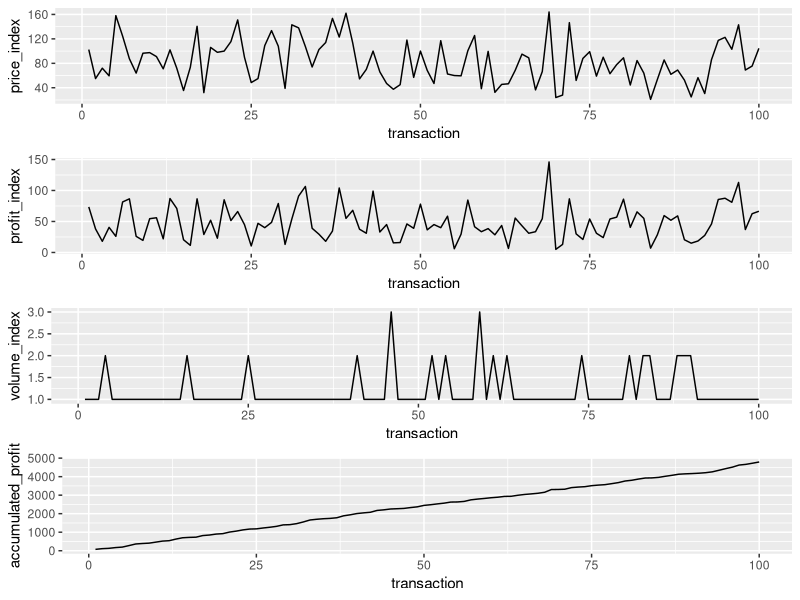
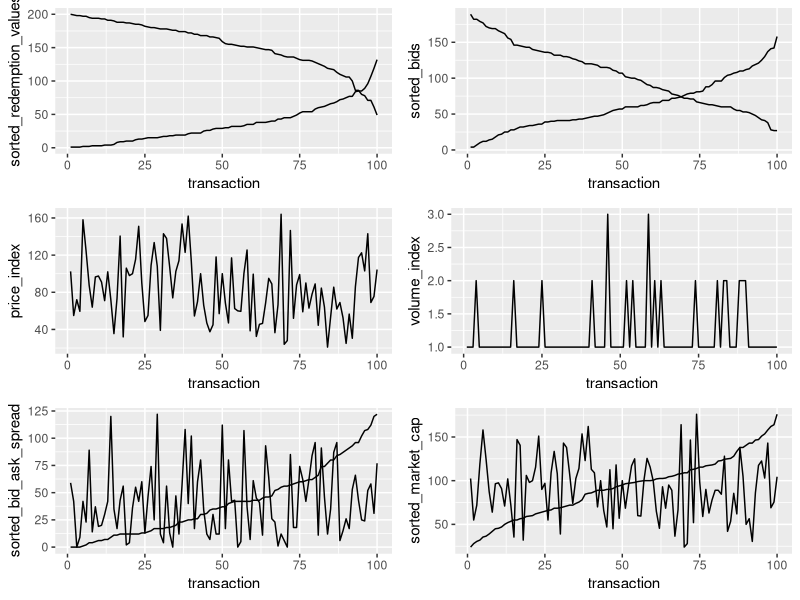

Recreate these plots in R, in order.
## Synchronized DOUBLE AUCTION
# ZI_Constrained
# Changing volume Orders 

library(dplyr)
library(tidyverse)
library(ggplot2)
library(gridExtra)

rm(list = ls())
initializiation <- function(){
  transaction <<- c()
  price_index <<- c()
  profit <<- c()
  profit_index <<- c()
  profit_margin <<- c()
  costs <<- c()
  volume_index <<- c()
  price <<- c()
  total_rounds <<- c()
  keep_money <<- c()
  money_saved_index <<- c()
  payoffs_buyer <<- c()
  redemption_value_index <<- c()
  cost_index <<- c()
  market_capitalization_index_index <<- c()
  value_per_unit_index <<- c()
  accumulated_profit <<- c()
  price <<- c() 
  transaction <<- c()
  asks <<- c()
  bids <<- c()
  q_bid <<- c()
  value_by_bot <<- c()
  bid_ask_spread <<- c()
  asks <<- c()
  bids <<- c()
  sorted_bid_ask_spread <<-c()
  q_bid_accepted <<- c()
  q_ask_accepted <<- c()
  market_capitalization <<- c()
  market_capitalization_index <<- c()
}
initializiation() 




#volume_bid <<- sample(1:4, size = 1, replace = TRUE)
#public_fundamental_value <- sample(0:1000, size = 1, replace = TRUE)

ZI_C_Buyer <- function(){
  upper_limit <- 200
  lower_limit <- 1
  redemption_value_i <<- sample(lower_limit:upper_limit, size = 1, replace = TRUE)
  bid_i <<- sample(lower_limit:redemption_value_i, size = 1, replace = TRUE) # how much for one volume
  volume <<- sample(1:50, size = 1, replace = TRUE)
  if(bid_i*volume <= redemption_value_i){
    q_bid_i <<- volume
    bid_i <<- bid_i
    print(q_bid_i)
    print(bid_i)
    print(redemption_value_i)
  } else {
    ZI_C_Buyer()
}
}
ZI_C_Buyer() 

ORDER_BOOK_BID <- function(){
  bid_by_bot <<- c()
  value_by_bot <<- c()
  q_bid_by_bot <<- c()
  for(i in 1:6){
    ZI_C_Buyer() 
    bid_by_bot <<- append(bid_by_bot, bid_i)
    value_by_bot <<- append(value_by_bot, redemption_value_i) 
    q_bid_by_bot <<- append(q_bid_by_bot, q_bid_i)
  }
  bidder <<- 1:6
  message_bids <<- c(bid_by_bot, value_by_bot, bidder, q_bid_by_bot)
  message_bid_matrix <<- matrix(message_bids, ncol = 4)
  sorted_m_b_m <<- message_bid_matrix[order(message_bid_matrix[ , 1],decreasing = TRUE),]
  
  bid <<- sorted_m_b_m[1,1]
  redemption_value <<- sorted_m_b_m[1,2]
  bidder <<- sorted_m_b_m[1,3]
  q_bid <<- sorted_m_b_m[1,4]
  
}
ORDER_BOOK_BID()

ZI_C_Seller <- function(){
  upper_limit <- 200
  lower_limit <- 1
  cost_i <<- sample(lower_limit:upper_limit, size = 1, replace = TRUE)
  ask_i <<- sample(cost_i:upper_limit, size = 1, replace = TRUE)
  capacity <<- sample(1:50, size = 1, replace = TRUE)
  q_ask_i <<- sample(1:capacity, size = 1, replace = TRUE)
  print(cost_i)
  print(ask_i)
  print(q_ask_i)
}
ZI_C_Seller() 

ORDER_BOOK_ASK <- function(){
  ask_by_bot <<- c()
  cost_by_bot <<- c()
  q_ask_by_bot <<- c()
  for(i in 1:6){
    ZI_C_Seller() 
    ask_by_bot <<- append(ask_by_bot, ask_i)
    cost_by_bot <<- append(cost_by_bot, cost_i) 
    q_ask_by_bot <<- append(q_ask_by_bot, q_ask_i)
  }
  seller <<- 1:6
  message_asks <<- c(ask_by_bot, cost_by_bot, seller, q_ask_by_bot)
  message_ask_matrix <<- matrix(message_asks, ncol = 4)
  sorted_m_a_m <<- message_ask_matrix[order(message_ask_matrix[ ,1]),]
  
  ask <<- sorted_m_a_m[1,1]
  cost <<- sorted_m_a_m[1,2]
  seller <<- sorted_m_a_m[1,3]
  q_ask <<- sorted_m_a_m[1,4]
  
  print(ask)
  print(cost)
  print(seller)
  print(q_ask)
}
ORDER_BOOK_ASK()



Continous_Double_Auction <- function(){
initializiation()
  
  k <- 0
  t <- 0
  
  
  while(t < 100){
    
    ORDER_BOOK_BID() 
    ORDER_BOOK_ASK()
    
    k <- k + 1
    match <- bid >= ask
    spread <- (bid+ask)/2
    q_match <- q_bid <= q_ask
    
    if(match){
      asks <<- append(asks, ask)
      bids <<- append(bids, bid)
      price <<- spread
      price_index <<- append(price_index, price)
      t <- t + 1
      
      redemption_value_index <<- append(redemption_value_index, redemption_value)
      cost_index <<- append(cost_index, cost)
      
      realized_payoff_buyer <- (redemption_value - price)
      payoffs_buyer <<- append(payoffs_buyer, realized_payoff_buyer)
      
      profit <- (price - cost)
      profit_index <<- append(profit_index, profit)
      
      #volume_index <<- append(volume_index, q_ask)
      
      bid_ask_spread <<- append(bid_ask_spread, bid - ask)
      if(q_match) {
        volume_index <<- append(volume_index, q_bid)
        q_bid_accepted <<- append(q_bid_accepted, volume_index)
        
      } else {
        volume_index <<- append(volume_index, q_ask)
        q_ask_accepted <<- append(q_ask_accepted, q_ask) 
      }
      market_capitalization <<- tail(price_index, 1) * tail(volume_index, 1)
      market_capitalization_index <<- append(market_capitalization_index, market_capitalization) 
      
    } else {
      
    }
    # Protocol
    transaction <<- 1:t
    rounds <<- k

  }

}
Continous_Double_Auction()


# This function calculates allocative efficiency and other market indicators.
Calculations <- function(){
  sorted_profits <<- sort(profit_index)
  sorted_volume <<- sort(volume_index)
  sorted_costs <<- sort(cost_index)
  sorted_redemption_values <<- sort(redemption_value_index, decreasing = TRUE)
  accumulated_profit <<- cumsum(profit_index)
  
  sorted_bids <<- sort(bids, decreasing = TRUE)
  sorted_asks <<- sort(asks)
  sorted_bid_ask_spread <<- sort(bid_ask_spread)
  sorted_market_cap <<- sort(market_capitalization_index)
  exchange_index <<- cumsum(market_capitalization_index)
  
  y <- any(sorted_redemption_values <= sorted_costs)
  
  # Realized Profits:
  payoffs <<- (payoffs_buyer) + (profit_index)
  total_surplus <<- round(sum(payoffs)) 
  total_surplus
  
  if(y == TRUE){
    for(i in transaction){
      if(sorted_redemption_values[i] <= sorted_costs[i]){
        eq_c <<-  i 
        equilibrium_price <<- (sorted_redemption_values[i-1] + sorted_costs[i])/2
        break
      } else {
      }
    }
    # Theoretical Profits:
    theoretical_profits_buyers <<- (sorted_redemption_values[1:eq_c] - equilibrium_price)
    theoretical_profits_sellers <<- (equilibrium_price - sorted_costs[1:eq_c])
    
    theoretical_surplus <<- sum(theoretical_profits_buyers) + sum(theoretical_profits_sellers)
    theoretical_surplus # aka Marshallian Path
    
    # Realized Profits:
    payoffs <<- (payoffs_buyer) + (profit_index)
    total_surplus <<- round(sum(payoffs)) 
    total_surplus
    
    # Distribution of Profits
    share_of_seller <<- sum(profit_index)/total_surplus
    
    # Ex-Post Efficiency:
    allocation_efficiency <<- total_surplus / theoretical_surplus
    #  trade_ratio <<- max(transaction)/total_rounds   
    
    # Market Performance:
    print(paste("Price", price))
    print(paste("capacity", capacity))
    print(paste("profit margin", profit_margin))
    print(paste("equilibrium transaction:", eq_c))
    print(paste("equilibrium price:", equilibrium_price))
    print(paste("Theoretical Surplus:", theoretical_surplus))
    print(paste("Total Surplus", total_surplus))
    print(paste("Total Profit by Seller", sum(profit_index)))
    print(paste("Total Quantities Moved", sum(sorted_volume)))
    print(paste("Total market_capitalization", sum(market_capitalization_index)))
    print(paste("Allocation efficiency:", allocation_efficiency))
    print(paste("share of seller", share_of_seller))  
    print(paste("Total market_capitalization", sum(market_capitalization_index)))
    
    
  } else {
    print("no allocative efficiency can be calculated")
    print("there is no equilibrium price")
    print("reason: no crossing of theoretical profits")
    print(paste("Price", price))
    print(paste("capacity", capacity))
    print(paste("profit margin", profit_margin))
    print(paste("Total Surplus", total_surplus))
    print(paste("Total Profit by Seller", sum(profit_index)))
    print(paste("Total Quantities Moved", sum(sorted_volume)))
    print(paste("Total market_capitalization", sum(market_capitalization_index)))
    
  }
  Profit_index <<- data.frame(profit_index, price_index, volume_index,accumulated_profit, transaction)
  Market_Report <<- data.frame(price_index, transaction, sorted_bids, sorted_asks, sorted_redemption_values, sorted_costs, bids, asks, bid_ask_spread, sorted_bid_ask_spread)
  Exchange_Report <<- data.frame(transaction, sorted_market_cap, exchange_index, market_capitalization_index)
  
  Price_Plot <<-ggplot(data = Profit_index, aes(x=transaction)) +  geom_line(aes(y=price_index))
  Profit_Plot <<- ggplot(data = Profit_index, aes(x=transaction)) +  geom_line(aes(y=profit_index))
  Order_Plot <- ggplot(data=Market_Report, aes(x = transaction)) + geom_line(aes(y=sorted_bids)) + geom_line(aes(y=sorted_asks))
  Bid_Ask_Plot <- ggplot(data=Market_Report, aes(x = transaction)) + geom_line(aes(y= sorted_bid_ask_spread))+ geom_line(aes(y= bid_ask_spread))
  Exchange_Plot <<- ggplot(data=Exchange_Report, aes(x=transaction)) + geom_line(aes(y=sorted_market_cap))+ geom_line(aes(y=market_capitalization_index))
  
  Volume_Plot <<- ggplot(data = Profit_index, aes(x=transaction)) +  geom_line(aes(y=volume_index))
  Break_even <<-ggplot(data = Profit_index, aes(x=transaction)) +  geom_line(aes(y=accumulated_profit))
  grid.arrange(Price_Plot, Profit_Plot, Volume_Plot,  Break_even, nrow=4)
  
  Payoffs <<- data.frame(transaction, sorted_redemption_values, sorted_costs)
  Marshallian_Path_Plot <- ggplot(data=Payoffs, aes(x = transaction)) + geom_line(aes(y=sorted_redemption_values)) + geom_line(aes(y=sorted_costs)) 
  Marshallian_Path_Plot + labs(y="Value or Cost", x = "Transaction")
  
  grid.arrange(Marshallian_Path_Plot,Order_Plot, Price_Plot, Volume_Plot, Bid_Ask_Plot, Exchange_Plot, ncol = 2, nrow=3)
  
  
}
Calculations()






